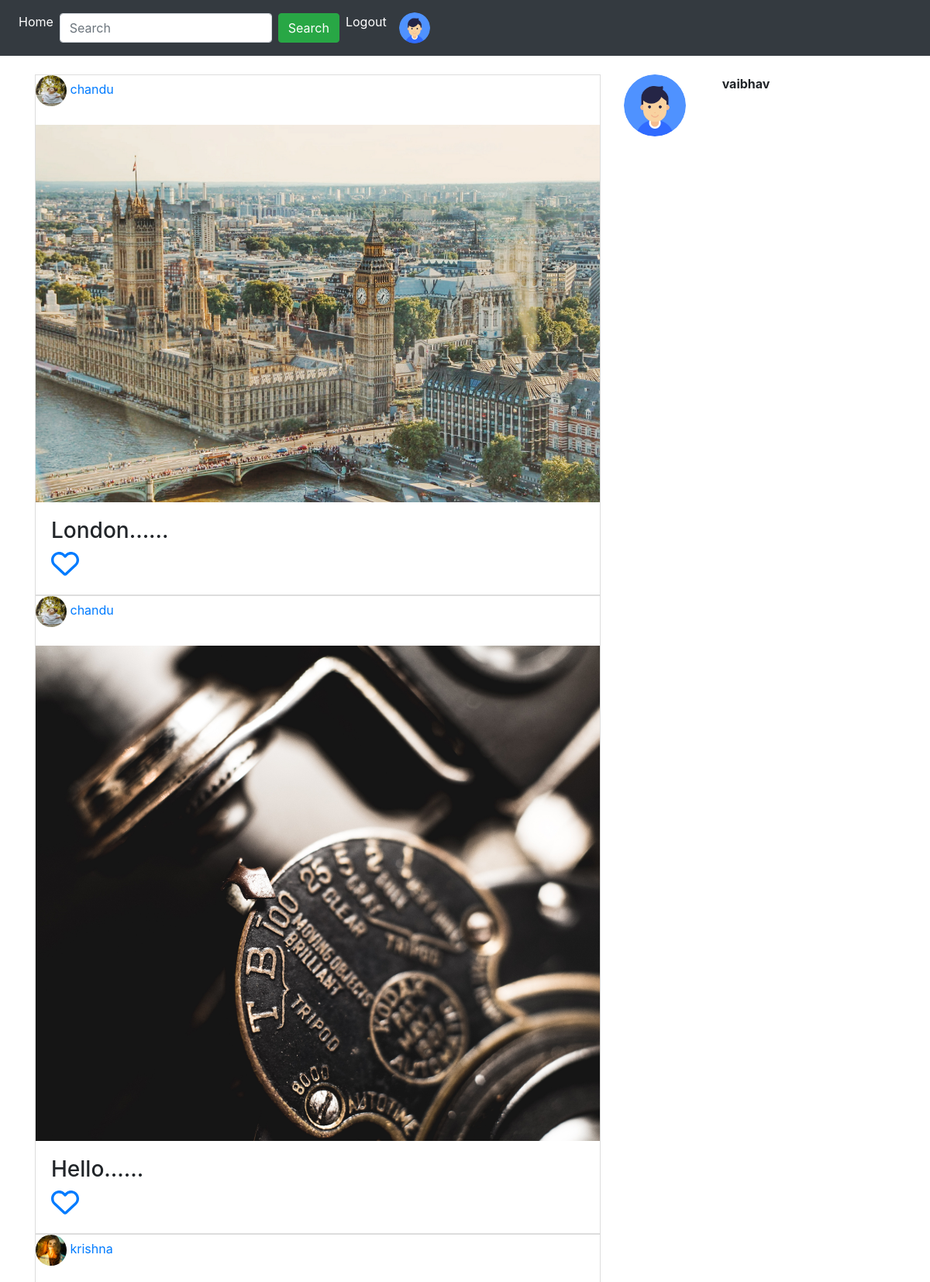
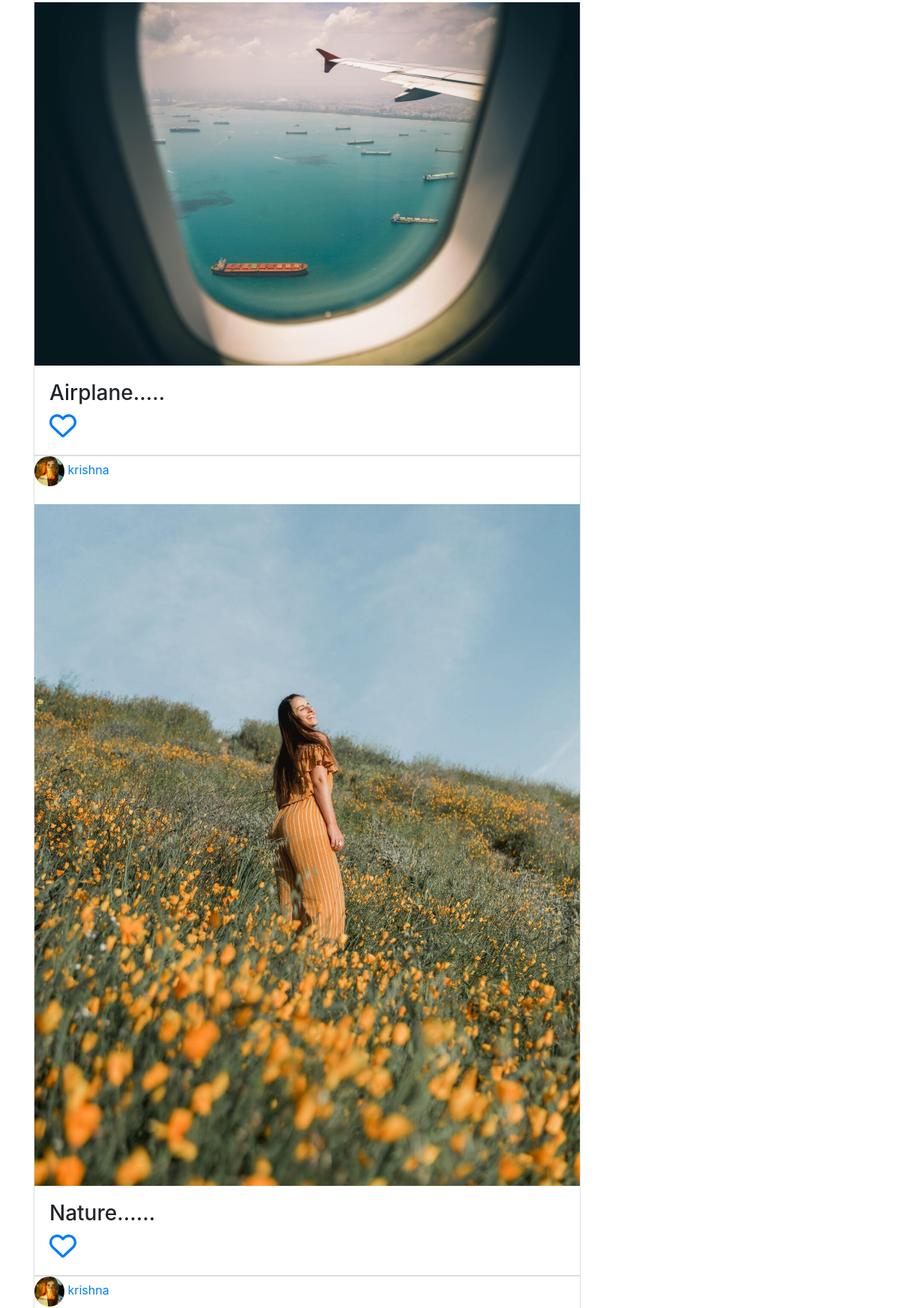
The app's page / (signed in, upper part) with its own data (2 pictures, top to bottom).
### App_Posts/models.py (models this page shows, shortened)
class Post(models.Model):
    author = models.ForeignKey(User, on_delete=models.CASCADE, related_name='post')
    image = models.ImageField(upload_to='post_images')
    caption = models.CharField(max_length=400, blank=True)
    upload_date = models.DateTimeField(auto_now_add=True)
    update_date = models.DateTimeField(auto_now=True)
    class Meta:
        ordering = ['-upload_date']

### App_Login/models.py (models this page shows, shortened)
class UserProfile(models.Model):
    user = models.OneToOneField(User, on_delete=models.CASCADE, related_name='user_profile')
    profile_pic = models.ImageField(upload_to='profile_pics', blank=True)
    dob = models.DateField(blank=True, null=True)
    description = models.TextField(blank=True)
    full_name = models.CharField(max_length=100, blank=True)
    website = models.URLField(blank=True)
    facebook = models.URLField(blank=True)

### App_Posts/views.py (the view)
# urls.py: path("", views.home, name='home'),
@login_required
def home(request):
    following_list = Follow.objects.filter(follower=request.user)
    posts = Post.objects.filter(author__in=following_list.values_list('following'))
    liked_post = Like.objects.filter(user=request.user)
    liked_post_list = liked_post.values_list('post', flat=True)
    if request.method == 'GET':
        search = request.GET.get('search', '')
        result = User.objects.filter(username__icontains=search)
    return render(request, 'App_Posts/home.html',
                  context={'title': 'Home Page', 'search': search, 'result': result, 'posts': posts,
                           'liked_post_list': liked_post_list})

### templates/App_Posts/home.html (shortened to what this page needs)
{% extends 'navbar.html' %}
{% load static %}
{% block body_block %}
    {% if search %}
        {% for user in result %}
            <br>
            <div class="container">
        <div class="row">
        <div class="col-sm-2" style="padding-left: 120px">
            {% if user.user_profile.profile_pic %}
            <img src="/media/{{ user.user_profile.profile_pic }}" width="40px" height="40px" class="rounded-circle" ><span class="sr-only">(current)</span>
            {% else %}
            <img src="/media/profile_pics/default.png" width="40px" height="40px" class="rounded-circle"><span class="sr-only">(current)</span>
            {% endif %}
        </div>
        <div class="col-sm-10">
            <a href="{% url 'App_Login:user_other' username=user.username %}">{{ user.username }}</a>
            <br>
            {{ user.user_profile.full_name }}
        </div>
        </div>
            </div>
        {% endfor %}
    {% else %}
        <div class="container">
        <br>
        <div class="row">
        <div class="col-sm-8">
            {% for post in posts %}
                <div style="border: 1px solid #ddd;">
                <div>
                    {% if post.author.user_profile.profile_pic %}
            <img src="/media/{{ post.author.user_profile.profile_pic }}" width="40px" height="40px" class="rounded-circle" ><span class="sr-only">(current)</span>
            {% else %}
            <img src="/media/profile_pics/default.png" width="40px" height="40px" class="rounded-circle"><span class="sr-only">(current)</span>
            {% endif %}
                <a href="{% url 'App_Login:user_other' username=post.author %}">{{ post.author }}</a>
                </div>
                <br>
                <img src="/media/{{ post.image }}" width="100%">
                <div style="padding: 20px">
                    <h3>{{ post.caption }}</h3>
                    {% if post.pk in liked_post_list %}
                       <a href="{% url 'App_Posts:unliked' pk=post.pk %}"><i class="fas fa-heart" style="font-size: 36px"></i></a>
                    {% else %}
                        <a href="{% url 'App_Posts:liked' pk=post.pk %}"><i class="far fa-heart" style="font-size: 36px"></i></a>
                    {% endif %}
                </div>
                </div>
            {% endfor %}
        </div>
        <div class="col-sm-4">
            <div class="row">
                <div class="col-sm-4">
                    {% if user.user_profile.profile_pic %}
            <img src="/media/{{ user.user_profile.profile_pic }}" width="80px" height="80px" class="rounded-circle" ><span class="sr-only">(current)</span>
            {% else %}
            <img src="/media/profile_pics/default.png" width="80px" height="80px" class="rounded-circle"><span class="sr-only">(current)</span>
            {% endif %}
                </div>
                <div class="col-sm-8">
                    <b>{{ user.username }}</b>
                    <br><br>
                </div>
            </div>
        </div>
        </div>
        </div>
    {% endif %}
{% endblock %}

### templates/navbar.html (shortened to what this page needs)
{% load static %}
<!doctype html>
<html lang="en">
  <head>
      <link href="{% static 'fontawesome_free/css/all.min.css' %}" rel="stylesheet" type="text/css">
    <link rel="stylesheet" href="https://maxcdn.bootstrapcdn.com/bootstrap/4.0.0/css/bootstrap.min.css">
  </head>
  <body>
  <nav class="navbar navbar-expand-lg navbar-dark bg-dark">
      <div class="collapse navbar-collapse" id="navbarSupportedContent">
    <ul class="navbar-nav mr-auto">
      <li class="nav-item active">
        <a class="nav-link" href="{% url 'App_Posts:home' %}">Home <span class="sr-only">(current)</span></a>
      </li>
       <form class="form-inline" method="GET">
      <input class="form-control mr-sm-2" type="text" name="search" placeholder="Search">
      <button class="btn btn-success" type="submit">Search</button>
       </form>
        <li class="nav-item active">
        <a class="nav-link" href="{% url 'App_Login:logout' %}">Logout <span class="sr-only">(current)</span></a>
      </li>
        <li class="nav-item active">
            {% if user.user_profile.profile_pic %}
            <a class="nav-link" href="{% url 'App_Login:profile' %}"><img src="/media/{{ user.user_profile.profile_pic }}" width="40px" height="40px" class="rounded-circle"><span class="sr-only">(current)</span></a>
            {% else %}
            <a class="nav-link" href="{% url 'App_Login:profile' %}"><img src="/media/profile_pics/default.png" width="40px" height="40px" class="rounded-circle"><span class="sr-only">(current)</span></a>
            {% endif %}
      </li>
    </ul>
  </div>
</nav>
    {% block body_block %}
    {% endblock %}
  </body>
</html>

### records on screen
Post: author.user_profile.profile_pic (picture), author "chandu", image (picture), caption "London......"
Post: author.user_profile.profile_pic (picture), author "chandu", image (picture), caption "Hello......"
Post: author.user_profile.profile_pic (picture), author "krishna", image (picture), caption "Airplane....."
Post: author.user_profile.profile_pic (picture), author "krishna", image (picture), caption "Nature......"
Post: author.user_profile.profile_pic (picture), author "krishna"

### other values on screen
{{ user.username }} "vaibhav"
